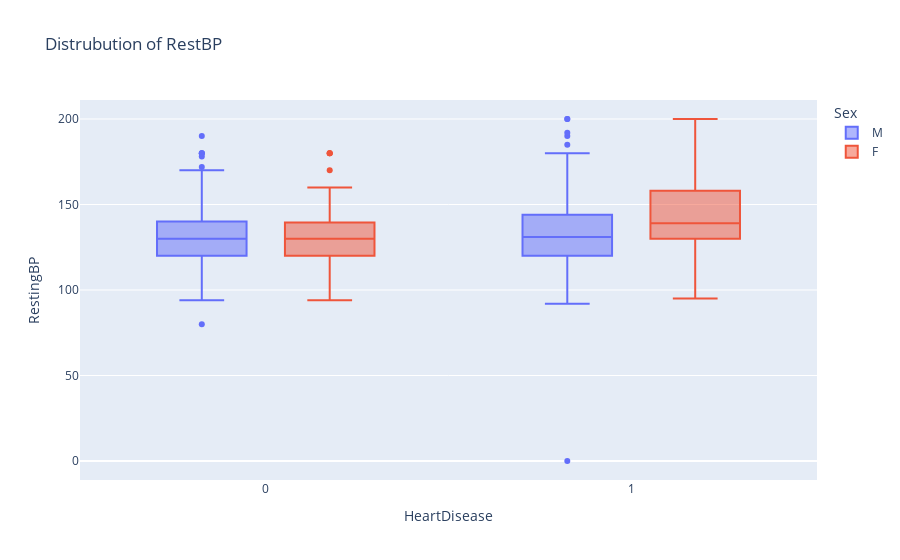

Notebook cell for this chart:
### Code cell
fig = px.box(df,y="RestingBP",x="HeartDisease",title=f"Distrubution of RestBP",color="Sex")
fig.show()

### Figure 1 — Plotly figure (JSON) as saved in the notebook; plotly's stock layout.template omitted (floating-point values rounded to 4 significant figures; data arrays with more than 128 entries replaced by an {"elided": "..."} marker saying what was removed)
{"data": [{"alignmentgroup": "True", "hovertemplate": "Sex=M<br>HeartDisease=%{x}<br>RestingBP=%{y}<extra></extra>", "legendgroup": "M", "marker": {"color": "#636efa"}, "name": "M", "notched": false, "offsetgroup": "M", "orientation": "v", "showlegend": true, "type": "box", "x": {"elided": "725 int values"}, "x0": " ", "xaxis": "x", "y": {"elided": "725 int values"}, "y0": " ", "yaxis": "y"}, {"alignmentgroup": "True", "hovertemplate": "Sex=F<br>HeartDisease=%{x}<br>RestingBP=%{y}<extra></extra>", "legendgroup": "F", "marker": {"color": "#EF553B"}, "name": "F", "notched": false, "offsetgroup": "F", "orientation": "v", "showlegend": true, "type": "box", "x": {"elided": "193 int values"}, "x0": " ", "xaxis": "x", "y": {"elided": "193 int values"}, "y0": " ", "yaxis": "y"}], "layout": {"boxmode": "group", "legend": {"title": {"text": "Sex"}, "tracegroupgap": 0}, "title": {"text": "Distrubution of RestBP"}, "xaxis": {"anchor": "y", "domain": [0, 1], "title": {"text": "HeartDisease"}}, "yaxis": {"anchor": "x", "domain": [0, 1], "title": {"text": "RestingBP"}}}}
